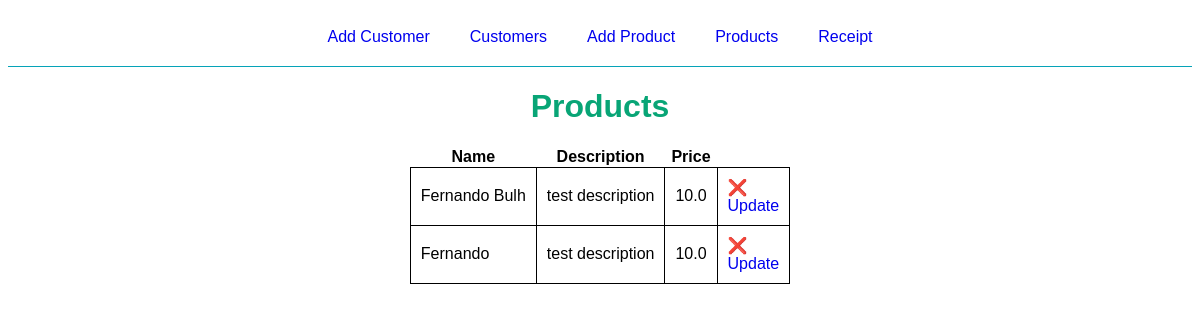
Page /product/products on the committed database.
### flaskr/models/product/__init__.py (models this page shows, shortened)
class Product(db.Model, MyModel):
    id = Column(Integer, primary_key=True)
    name = Column(String(100), nullable=False, unique=True)
    description = Column(Text(1000), nullable=False)
    price = Column(Float, nullable=False, default=0)
    def get_all():
        return Product.query.all()

### flaskr/views/product.py (the view)
@bp.route('/products')
def products():
    products = Product.get_all()
    return render_template(
        'product/products.html',
        products=products,
        heads=product_heads
    )

### flaskr/templates/product/products.html (shortened to what this page needs)
{% extends 'base.html' %}
{% block content %}
<div class="title-container">
    <h1 class="title">Products</h1>
</div>
<table class="products">
    <tr>
        <th>Name</th>
        <th>Description</th>
        <th>Price</th>
      </tr>
    {% for product in products %}
    <tr>
        {% for head in heads %}
        <td>
            {{ product[head] }}
        </td>
        {% endfor %}
        <td>
            <a href="{{ url_for('product.delete', product_id=product.id) }}">❌</a>
            <br>
            <a href="{{ url_for('product.update', product_id=product.id) }}">Update</a>
        </td>
    </tr>
    {% endfor %}
</table>
{% endblock %}

### flaskr/static/style.css (style rules this page uses)
* { font-family: Verdana, Geneva, Tahoma, sans-serif; }
.title { font-family: Verdana, Geneva, Tahoma, sans-serif; color: rgb(8, 165, 118) }
.title-container, .add, .update { display: flex; justify-content: center; flex-direction: column; align-items: center; }
.customers, .products { display: grid; justify-content: center; border-collapse: collapse; }
td { border: 1px solid black; border-collapse: collapse; padding: 10px; }
a { text-decoration: none; }

### rows in the picture
Product: name "Fernando Bulh" "test description" "10.0"
Product: name "Fernando" "test description" "10.0"
